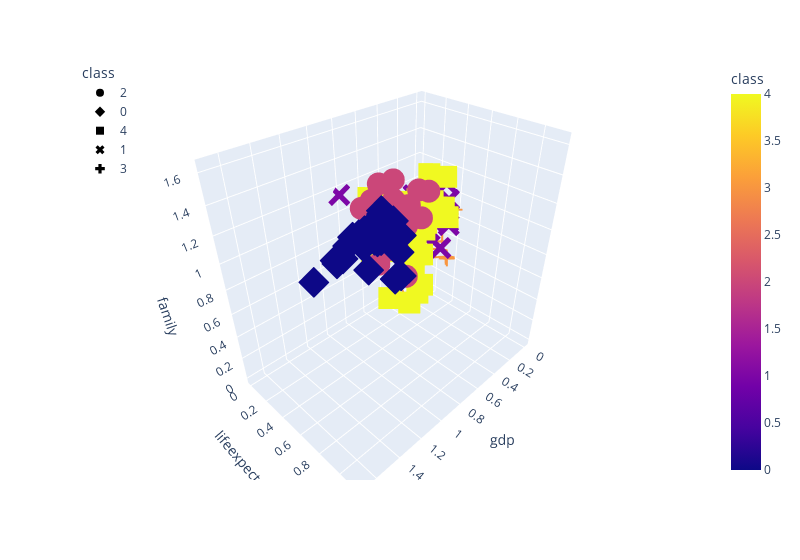

Notebook code cell kept with this figure:
### Code cell
# Plot the DataFrame with a third axis  
fig = px.scatter_3d(
    df_2019,
x="gdp",
    y="lifeexpectancy",
    z="family",
color="class",
    symbol="class",
    width=800,
)
fig.update_layout(legend=dict(x=0, y=1))
fig.show()
